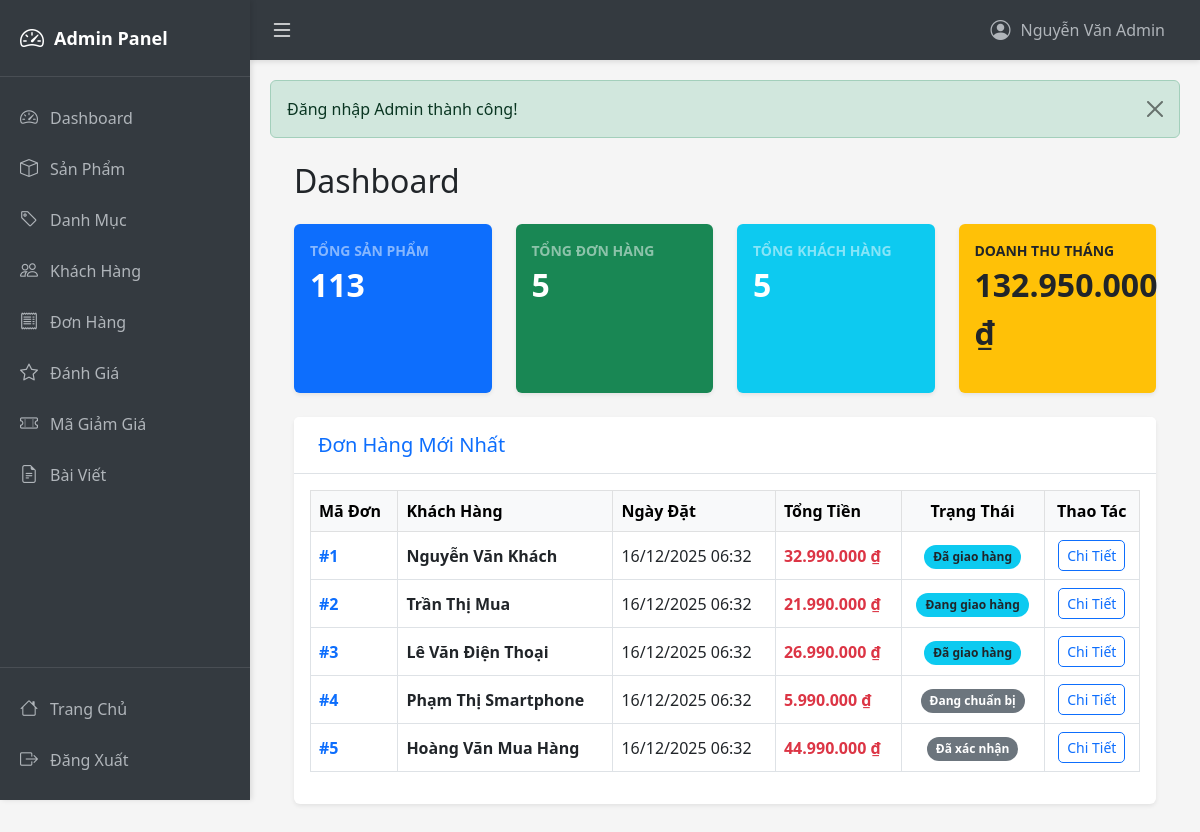
Screenshot of /admin/dashboard (signed in) with the database file from the repository.
### tables this page shows
CREATE TABLE Orders (
  order_id INT AUTO_INCREMENT PRIMARY KEY,
  customer_id INT,
  employee_id INT,
  order_date DATETIME DEFAULT CURRENT_TIMESTAMP,
  total_amount DECIMAL(12,2),
  order_status_id INT,
  payment_method VARCHAR(50),
  note TEXT,
  FOREIGN KEY (customer_id) REFERENCES Customers(customer_id) ON DELETE SET NULL,
  FOREIGN KEY (employee_id) REFERENCES Employees(employee_id) ON DELETE SET NULL,
  FOREIGN KEY (order_status_id) REFERENCES Order_Status(order_status_id) ON DELETE SET NULL
);

CREATE TABLE Customers (
  customer_id INT AUTO_INCREMENT PRIMARY KEY,
  full_name VARCHAR(100),
  phone_number VARCHAR(15),
  email VARCHAR(100),
  password VARCHAR(255),
  address VARCHAR(255),
  gender VARCHAR(10),
  date_of_birth DATE,
  status VARCHAR(20) DEFAULT 'active',
  created_at DATETIME DEFAULT CURRENT_TIMESTAMP
);

CREATE TABLE Order_Status (
  order_status_id INT AUTO_INCREMENT PRIMARY KEY,
  status_name VARCHAR(50),
  description TEXT
);

### Controllers/AdminController.php (called while the page is built, shortened)
<?php
class AdminController extends BaseController {
    private $adminModel;
    private $orderModel;
    public function __construct() {
        $this->adminModel = new AdminModel();
        $this->orderModel = new OrderModel();
    }
    public function dashboard() {
        $stats = $this->adminModel->getDashboardStats();
        $recentOrders = $this->orderModel->getAllOrders(5);
        $data = [
            'stats' => $stats,
            'recentOrders' => $recentOrders,
            'pageTitle' => 'Dashboard'
        ];
        $this->view('admin/dashboard', $data, true);
    }
}
?>

### models/BaseModel.php (called while the page is built, shortened)
<?php
class BaseModel {
    public function __construct() {
        $db = new Database();
        $this->conn = $db->getConnection();
    }
}
?>

### config/database.php (called while the page is built, shortened)
<?php
class Database {
    private $host = "localhost";
    private $db_name = "inventory_system";
    private $username = "root";
    private $password = "";
    public function getConnection() {
        $this->conn = null;
        try {
            $this->conn = new PDO(
                "mysql:host=" . $this->host . ";dbname=" . $this->db_name . ";charset=utf8mb4",
                $this->username,
                $this->password,
                [
                    PDO::MYSQL_ATTR_INIT_COMMAND => "SET NAMES utf8mb4 COLLATE utf8mb4_unicode_ci"
                ]
            );
            $this->conn->setAttribute(PDO::ATTR_ERRMODE, PDO::ERRMODE_EXCEPTION);
            $this->conn->setAttribute(PDO::ATTR_DEFAULT_FETCH_MODE, PDO::FETCH_ASSOC);
            $this->conn->exec("SET NAMES utf8mb4");
        } catch(PDOException $e) {
            echo "Connection error: " . $e->getMessage();
        }
        return $this->conn;
    }
}
?>

### Models/AdminModel.php (called while the page is built, shortened)
<?php
class AdminModel extends BaseModel {
    public function getDashboardStats() {
        $stats = [];
        $sql = "SELECT COUNT(*) as total FROM Products";
        $stmt = $this->conn->prepare($sql);
        $stmt->execute();
        $stats['total_products'] = (int) $stmt->fetchColumn();
        $sql = "SELECT COUNT(*) as total FROM Orders";
        $stmt = $this->conn->prepare($sql);
        $stmt->execute();
        $stats['total_orders'] = (int) $stmt->fetchColumn();
        $sql = "SELECT COUNT(*) as total FROM Customers";
        $stmt = $this->conn->prepare($sql);
        $stmt->execute();
        $stats['total_customers'] = (int) $stmt->fetchColumn();
        $sql = "SELECT SUM(total_amount) as total FROM Orders
                WHERE MONTH(order_date) = MONTH(CURRENT_DATE())
                AND YEAR(order_date) = YEAR(CURRENT_DATE())";
        $stmt = $this->conn->prepare($sql);
        $stmt->execute();
        $stats['revenue_month'] = $stmt->fetchColumn() ?? 0;
        $sql = "SELECT COUNT(*) as total FROM Orders
            WHERE DATE(order_date) = CURDATE()";
        $stmt = $this->conn->prepare($sql);
        $stmt->execute();
        $stats['orders_today'] = (int) $stmt->fetchColumn();
        return $stats;
    }
}
?>

### Models/OrderModel.php (called while the page is built, shortened)
<?php
class OrderModel extends BaseModel {
    public function getAllOrders($limit = null, $offset = 0) {
        $sql = "SELECT o.*, c.full_name as customer_name, os.status_name
                FROM Orders o
                LEFT JOIN Customers c ON o.customer_id = c.customer_id
                LEFT JOIN Order_Status os ON o.order_status_id = os.order_status_id
                ORDER BY o.order_date DESC";
        if ($limit) {
            $sql .= " LIMIT :limit OFFSET :offset";
        }
        $stmt = $this->conn->prepare($sql);
        if ($limit) {
            $stmt->bindParam(':limit', $limit, PDO::PARAM_INT);
            $stmt->bindParam(':offset', $offset, PDO::PARAM_INT);
        }
        $stmt->execute();
        return $stmt->fetchAll();
    }
}
?>

### Views/admin/dashboard.php (the view, shortened to what this page needs)
<?php
require_once "layouts/header.php";
function getStatusBadgeClass($statusName) {
    $statusName = mb_strtolower($statusName, 'UTF-8');
    if (strpos($statusName, 'hoàn thành') !== false || strpos($statusName, 'thành công') !== false) {
        return 'bg-success';
    } elseif (strpos($statusName, 'hủy') !== false) {
        return 'bg-danger';
    } elseif (strpos($statusName, 'vận chuyển') !== false || strpos($statusName, 'giao hàng') !== false) {
        return 'bg-info text-dark';
    } elseif (strpos($statusName, 'chờ') !== false || strpos($statusName, 'mới') !== false) {
        return 'bg-warning text-dark';
    }
    return 'bg-secondary';
}
?>
<div class="container-fluid px-4">
    <h2 class="mt-4 mb-4">Dashboard</h2>
    <div class="row">
        <div class="col-xl-3 col-md-6 mb-4">
            <div class="card bg-primary text-white h-100 shadow-sm">
                <div class="card-body">
                    <div class="d-flex justify-content-between align-items-center">
                        <div>
                            <div class="text-white-50 small text-uppercase fw-bold">Tổng Sản Phẩm</div>
                            <div class="fs-2 fw-bold"><?= number_format($stats['total_products']) ?></div>
                        </div>
                        <i class="fas fa-box fa-2x text-white-50"></i> </div>
                </div>
            </div>
        </div>
        <div class="col-xl-3 col-md-6 mb-4">
            <div class="card bg-success text-white h-100 shadow-sm">
                <div class="card-body">
                    <div class="d-flex justify-content-between align-items-center">
                        <div>
                            <div class="text-white-50 small text-uppercase fw-bold">Tổng Đơn Hàng</div>
                            <div class="fs-2 fw-bold"><?= number_format($stats['total_orders']) ?></div>
                        </div>
                    </div>
                </div>
            </div>
        </div>
        <div class="col-xl-3 col-md-6 mb-4">
            <div class="card bg-info text-white h-100 shadow-sm">
                <div class="card-body">
                    <div class="d-flex justify-content-between align-items-center">
                        <div>
                            <div class="text-white-50 small text-uppercase fw-bold">Tổng Khách Hàng</div>
                            <div class="fs-2 fw-bold"><?= number_format($stats['total_customers']) ?></div>
                        </div>
                    </div>
                </div>
            </div>
        </div>
        <div class="col-xl-3 col-md-6 mb-4">
            <div class="card bg-warning text-dark h-100 shadow-sm">
                <div class="card-body">
                    <div class="d-flex justify-content-between align-items-center">
                        <div>
                            <div class="text-dark-50 small text-uppercase fw-bold">Doanh Thu Tháng</div>
                            <div class="fs-2 fw-bold"><?= number_format($stats['revenue_month'], 0, ',', '.') ?> ₫</div>
                        </div>
                    </div>
                </div>
            </div>
        </div>
    </div>
    <div class="row">
        <div class="col-md-12">
            <div class="card mb-4 shadow-sm">
                <div class="card-header bg-white py-3">
                    <h5 class="m-0 font-weight-bold text-primary"><i class="fas fa-table me-2"></i>Đơn Hàng Mới Nhất</h5>
                </div>
                <div class="card-body">
                    <div class="table-responsive">
                        <table class="table table-bordered table-hover align-middle" width="100%" cellspacing="0">
                            <thead class="table-light">
                                <tr>
                                    <th>Mã Đơn</th>
                                    <th>Khách Hàng</th>
                                    <th>Ngày Đặt</th>
                                    <th>Tổng Tiền</th>
                                    <th class="text-center">Trạng Thái</th>
                                    <th class="text-center">Thao Tác</th>
                                </tr>
                            </thead>
                            <tbody>
                                <?php if (empty($recentOrders)): ?>
                                    <tr>
                                        <td colspan="6" class="text-center py-4 text-muted">
                                            <i class="fas fa-inbox fa-3x mb-3"></i><br>
                                            Chưa có đơn hàng nào
                                        </td>
                                    </tr>
                                <?php else: ?>
                                    <?php foreach ($recentOrders as $order): ?>
                                        <tr>
                                            <td class="fw-bold text-primary">#<?= $order['order_id'] ?></td>
                                            <td>
                                                <div class="fw-bold"><?= htmlspecialchars($order['customer_name']) ?></div>
                                            </td>
                                            <td><?= date('d/m/Y H:i', strtotime($order['order_date'])) ?></td>
                                            <td class="text-danger fw-bold">
                                                <?= number_format($order['total_amount'], 0, ',', '.') ?> ₫
                                            </td>
                                            <td class="text-center">
                                                <span class="badge rounded-pill <?= getStatusBadgeClass($order['status_name']) ?>">
                                                    <?= htmlspecialchars($order['status_name']) ?>
                                                </span>
                                            </td>
                                            <td class="text-center">
                                                <a href="<?= BASE_URL ?>admin/orderDetail/<?= $order['order_id'] ?>"
                                                   class="btn btn-sm btn-outline-primary" title="Xem chi tiết">
                                                    <i class="fas fa-eye"></i> Chi Tiết
                                                </a>
                                            </td>
                                        </tr>
                                    <?php endforeach; ?>
                                <?php endif; ?>
                            </tbody>
                        </table>
                    </div>
                </div>
            </div>
        </div>
    </div>
</div>
<?php require_once "layouts/footer.php"; ?>

### public/css/admin.css (style rules this page uses)
:root { --sidebar-width: 250px; --sidebar-collapsed-width: 70px; --topbar-height: 60px; --primary-color: #343a40; --secondary-color: #495057; --accent-color: #007bff; }
* { margin: 0; padding: 0; box-sizing: border-box; }
body { background-color: #f5f5f5; display: flex; flex-direction: column; }
.card { border: none; box-shadow: 0 2px 4px rgba(0,0,0,0.1); margin-bottom: 20px; }
.card-header { background-color: #f8f9fa; font-weight: bold; border-bottom: 1px solid #dee2e6; }
.table { background-color: white; }
.table thead { background-color: #f8f9fa; }
.btn { border-radius: 5px; }
.badge { padding: 0.5em 0.75em; }

### rows the page displays
orders: order_id "1", customer.full_name "Nguyễn Văn Khách", order_date "16/12/2025 06:32", total_amount "32.990.000", order_status.status_name "Đã giao hàng"
orders: order_id "2", customer.full_name "Trần Thị Mua", order_date "16/12/2025 06:32", total_amount "21.990.000", order_status.status_name "Đang giao hàng"
orders: order_id "3", customer.full_name "Lê Văn Điện Thoại", order_date "16/12/2025 06:32", total_amount "26.990.000", order_status.status_name "Đã giao hàng"
orders: order_id "4", customer.full_name "Phạm Thị Smartphone", order_date "16/12/2025 06:32", total_amount "5.990.000", order_status.status_name "Đang chuẩn bị"
orders: order_id "5", customer.full_name "Hoàng Văn Mua Hàng", order_date "16/12/2025 06:32", total_amount "44.990.000", order_status.status_name "Đã xác nhận"

### other values shown
$_SESSION['admin_name'] "Nguyễn Văn Admin"
$_SESSION['success'] "Đăng nhập Admin thành công!"
$stats['total_products'] "113"
$stats['total_orders'] "5"
$stats['total_customers'] "5"
$stats['revenue_month'] "132.950.000"
